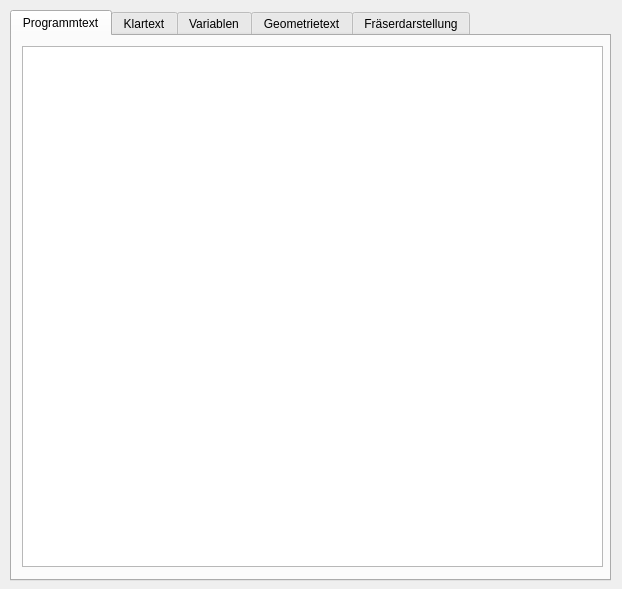
<?xml version="1.0" encoding="UTF-8"?>
<ui version="4.0">
 <class>Dialog_Programmlisten</class>
 <widget class="QDialog" name="Dialog_Programmlisten">
  <property name="geometry">
   <rect>
    <x>0</x>
    <y>0</y>
    <width>622</width>
    <height>589</height>
   </rect>
  </property>
  <property name="windowTitle">
   <string>Programmlisten anzeigen</string>
  </property>
  <property name="modal">
   <bool>true</bool>
  </property>
  <widget class="QTabWidget" name="tabWidget">
   <property name="geometry">
    <rect>
     <x>10</x>
     <y>10</y>
     <width>601</width>
     <height>571</height>
    </rect>
   </property>
   <property name="currentIndex">
    <number>0</number>
   </property>
   <widget class="QWidget" name="tab">
    <attribute name="title">
     <string>Programmtext</string>
    </attribute>
    <widget class="QPlainTextEdit" name="plainTextEdit_programmtext">
     <property name="geometry">
      <rect>
       <x>10</x>
       <y>10</y>
       <width>581</width>
       <height>521</height>
      </rect>
     </property>
     <property name="lineWrapMode">
      <enum>QPlainTextEdit::NoWrap</enum>
     </property>
     <property name="readOnly">
      <bool>true</bool>
     </property>
    </widget>
   </widget>
   <widget class="QWidget" name="tab_2">
    <attribute name="title">
     <string>Klartext</string>
    </attribute>
    <widget class="QPlainTextEdit" name="plainTextEdit_klartext">
     <property name="geometry">
      <rect>
       <x>10</x>
       <y>10</y>
       <width>581</width>
       <height>521</height>
      </rect>
     </property>
     <property name="lineWrapMode">
      <enum>QPlainTextEdit::NoWrap</enum>
     </property>
     <property name="readOnly">
      <bool>true</bool>
     </property>
    </widget>
   </widget>
   <widget class="QWidget" name="tab_3">
    <attribute name="title">
     <string>Variablen</string>
    </attribute>
    <widget class="QPlainTextEdit" name="plainTextEdit_variablen">
     <property name="geometry">
      <rect>
       <x>10</x>
       <y>10</y>
       <width>581</width>
       <height>521</height>
      </rect>
     </property>
     <property name="lineWrapMode">
      <enum>QPlainTextEdit::NoWrap</enum>
     </property>
     <property name="readOnly">
      <bool>true</bool>
     </property>
    </widget>
   </widget>
   <widget class="QWidget" name="tab_4">
    <attribute name="title">
     <string>Geometrietext</string>
    </attribute>
    <widget class="QPlainTextEdit" name="plainTextEdit_geometrietext">
     <property name="geometry">
      <rect>
       <x>10</x>
       <y>10</y>
       <width>581</width>
       <height>521</height>
      </rect>
     </property>
     <property name="verticalScrollBarPolicy">
      <enum>Qt::ScrollBarAsNeeded</enum>
     </property>
     <property name="horizontalScrollBarPolicy">
      <enum>Qt::ScrollBarAsNeeded</enum>
     </property>
     <property name="lineWrapMode">
      <enum>QPlainTextEdit::NoWrap</enum>
     </property>
     <property name="readOnly">
      <bool>true</bool>
     </property>
    </widget>
   </widget>
   <widget class="QWidget" name="tab_5">
    <attribute name="title">
     <string>Fräserdarstellung</string>
    </attribute>
    <widget class="QPlainTextEdit" name="plainTextEdit_fkon">
     <property name="geometry">
      <rect>
       <x>10</x>
       <y>10</y>
       <width>581</width>
       <height>521</height>
      </rect>
     </property>
     <property name="lineWrapMode">
      <enum>QPlainTextEdit::NoWrap</enum>
     </property>
    </widget>
   </widget>
  </widget>
 </widget>
 <resources/>
 <connections/>
</ui>
